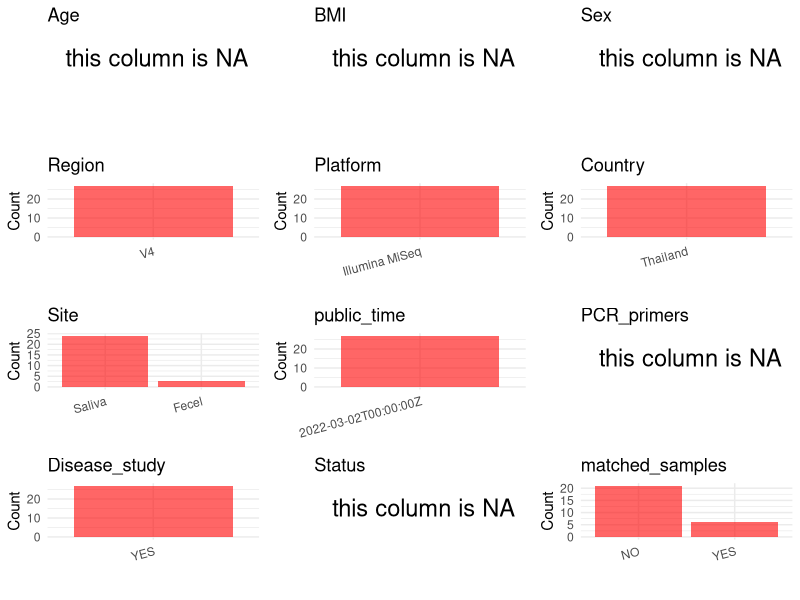

Write the R code that produced this figure. (Note: this script raises an error after producing the figure.)
## ---- chunk 1
# Load necessary libraries
library(dplyr)
library(ggplot2)
library(cowplot)

# Set working directory (update this path to your local directory)
setwd("D:/oral_project/PRJNA799190")

# Read the initial metadata files
initial_meta<-read.csv("SraRunTable.csv",header = T)

# Combine the two metadata files
#meta <- rbind(initial_meta, initial_meta1)

#Remove entries where Organism is "gut metagenome" (non-oral samples)
#initial_meta <- subset(initial_meta,isolation_source!= "feces")

# Check the number of samples containing "HT" in Sample.Name (e.g., healthy controls)
#nrow(subset(meta, grepl("HT", Sample.Name)))

# Display the first few rows of the metadata
head(initial_meta)
## ---- chunk 2
# Create a uniform metadata dataframe
metadata <- data.frame(
  BioProject = initial_meta$BioProject,
  Run = initial_meta$Run,
  sample_name = initial_meta$Sample.Name,
  Age = NA,
  BMI = NA,
  Sex=NA,
  Region = "V4",
  Platform = initial_meta$Instrument,
  Country = initial_meta$geo_loc_name_country,
  Site = initial_meta$Organism,
  public_time = initial_meta$ReleaseDate,
  stringsAsFactors = FALSE
)%>%
  mutate(Site=case_when(Site=="gut metagenome"~"Fecel",Site=="oral metagenome"~"Saliva"))
## ---- chunk 3
# Add information obtained from the publication
metadata$PCR_primers <- NA
metadata$title <- "Clinical helminth infections alter host gut and saliva microbiota"
#metadata<-subset(uniform_meta,Site!="feces")
metadata$Disease_study <- "YES"
# Assign disease status based on sample_name patterns
metadata$Status <- NA
#extract subject id by remove prefix of sample_name
metadata$sample_name <- gsub("S-Saliva-.*|F", "", metadata$sample_name)
#get subjects id with Saliva available
keep_subjects<-subset(metadata,Site %in% c("Saliva"))
#remove subjects without Saliva samples
metadata<-subset(metadata,sample_name %in% keep_subjects$sample_name)
#get subjects sampling counts
sample_counts <- table(metadata$sample_name)
# Create matched_samples column, any subjects have >=2 samples will be label "YES", otherwise "NO"
metadata$matched_samples <- ifelse(metadata$sample_name %in% names(sample_counts[sample_counts >= 2]), "YES", "NO")
## ---- chunk 4
# Check the number of unique runs and sample names
print(paste("Number of unique runs:", length(unique(metadata$Run))))
print(paste("Number of unique sample names:", length(unique(metadata$sample_name))))
## ---- chunk 5
# Select columns for visualization
plot_data <- metadata %>%
  select(-BioProject, -Run, -sample_name, -title)

# Function to create simple plots for each column
create_simple_plots <- function(data) {
  plots <- list()
  
  for (col in colnames(data)) {
    # Check if the column is all NA
    if (all(is.na(data[[col]]))) {
      # Create an empty plot with text indicating all NA
      p <- ggplot() +
        annotate("text", x = 0.5, y = 0.5, label = "this column is NA", size = 6) +
        labs(title = col) +
        theme_void()
    } else if (is.numeric(data[[col]])) {
      # Numeric variable: histogram
      p <- ggplot(data, aes(x = .data[[col]])) +
        geom_histogram(fill = "blue", alpha = 0.6, bins = 20, na.rm = TRUE) +
        labs(title = col) +
        theme_minimal()
    } else {
      # Categorical variable: bar plot (remove NA values)
      count_data <- as.data.frame(table(data[[col]], useNA = "ifany"))
      p <- ggplot(count_data, aes(x = reorder(Var1, -Freq), y = Freq)) +
        geom_col(fill = "red", alpha = 0.6) +
        labs(title = col, x = NULL, y = "Count") +
        theme_minimal() +
        theme(axis.text.x = element_text(angle = 15, hjust = 1))
    }
    plots[[col]] <- p
  }
  
  return(plots)
}

# Generate and arrange plots
plots <- create_simple_plots(plot_data)
p<-plot_grid(plots$Age, 
          plots$BMI, 
          plots$Sex, 
          plots$Region, 
          plots$Platform, 
          plots$Country, 
          plots$Site,
          plots$public_time, 
          plots$PCR_primers,
          plots$Disease_study,
          plots$Status,
          plots$matched_samples,# add 
          ncol = 3, align = "hv", axis = "lb")
ggsave("Metadata_Summary.png", plot = p, width = 8, height = 6, dpi = 150)
## ---- chunk 6
knitr::include_graphics("Metadata_Summary.png")
## ---- chunk 7
# Reorder columns to match the desired format
metadata <- metadata[, c(
  "BioProject", "Run", "sample_name", "Age", "BMI", "Sex", 
  "Region", "Platform", "Country", "Site", "public_time", 
  "PCR_primers", "title", "Disease_study", "Status","matched_samples"
)]

# Export the uniform metadata to a CSV file
write.csv(metadata, file = "metadata.csv", quote = FALSE)
head(metadata)
